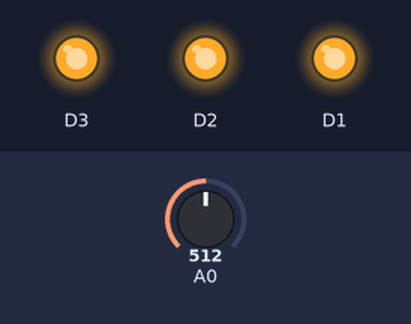
A sketch run on a simulated ESP8266 (NodeMCU). Shown: output pins drawn as LEDs (lit = HIGH). The inputs (shaded band) are chosen by the test bench; at power-on: A0 = 512.

Above: at 1.2 s.
1.3 s: A0 set to 122
At 2.0 s:
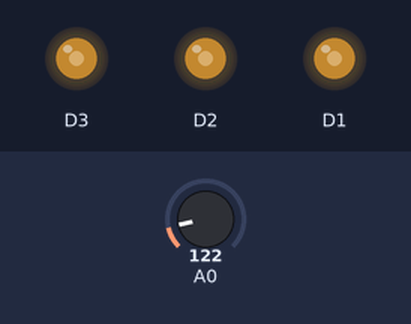
2.8 s: A0 set to 0
At 3.1 s:
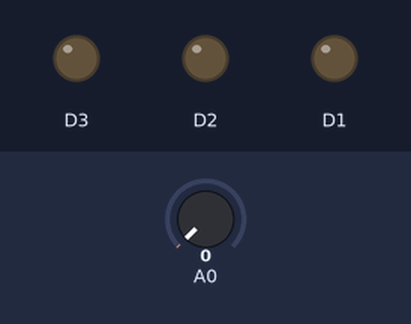
4.3 s: A0 set to 306
At 5.5 s:
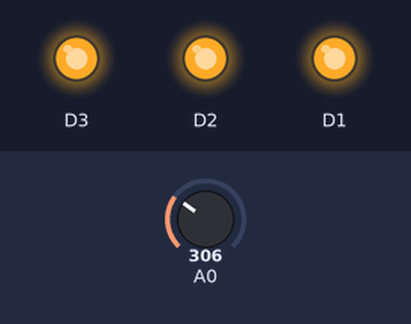
Timing chart, 0 to 7.3 s (numbered marks = the images above; inputs shaded):
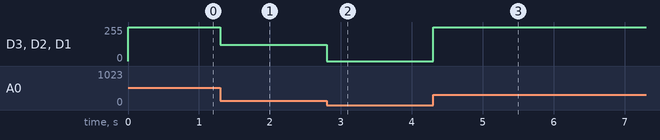

Measured:
- after the input at 1.3 s, D3, D2, D1: 255/255 → 122/255 at once
- after the input at 2.8 s, D3, D2, D1: 122/255 → 0/255 at once
- after the input at 4.3 s, D3, D2, D1: 0/255 → 255/255 at once

The sketch:

digitalRead_button.ino
```cpp
// the setup function runs once when you press reset or power the board
void setup() {
  // insert initialization here}// the loop function runs over and over again, forevervoidloop(){// insert program logic here}

pinMode(D1,OUTPUT);
pinMode(D2,OUTPUT);
pinMode(D3,OUTPUT);

analogWrite(D1,1044464);
analogWrite(D2,1044464);
analogWrite(D3,1044464);


}

void loop() {

int inputValue = analogRead(D8);


  analogWrite(D1, inputValue);
  analogWrite(D2, inputValue);
  analogWrite(D3, inputValue);


}
```
